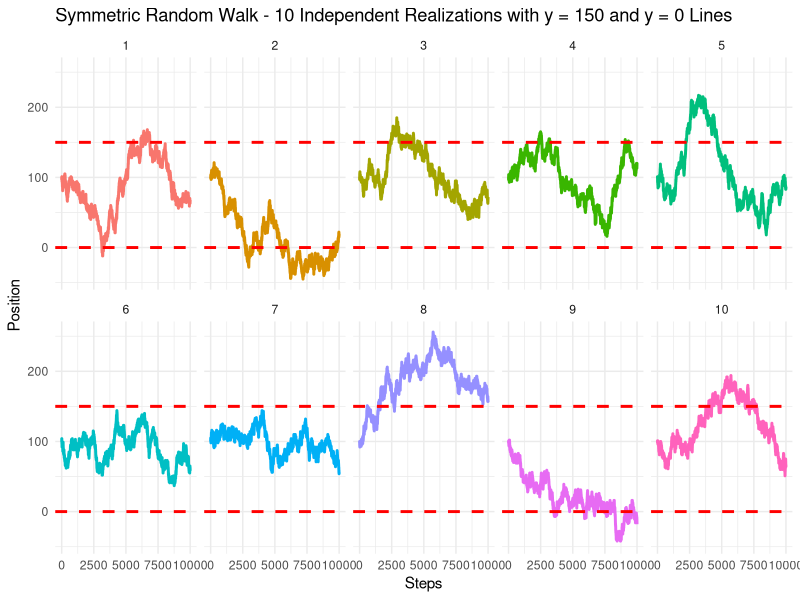

The R source for this figure:
## ---- chunk 1
# Load necessary library
library(ggplot2)

# Set seed for reproducibility
set.seed(123)

# Number of steps
n_steps <- 10000

# Starting point
start <- 100

# Number of realizations
n_realizations <- 10

# Generate data for all realizations
random_walks <- data.frame(Step = integer(), Position = numeric(), Realization = factor())

for (i in 1:n_realizations) {
  # Generate symmetric random walk steps (+1 or -1)
  steps <- sample(c(-1, 1), n_steps, replace = TRUE)
  
  # Calculate the random walk path
  random_walk <- cumsum(c(start, steps))
  
  # Create a sequence for the x-axis (steps)
  x <- 0:n_steps
  
  # Combine data into the dataframe
  random_walks <- rbind(random_walks, data.frame(Step = x, Position = random_walk, Realization = factor(i)))
}

# Plot the realizations with horizontal lines at y = 150 and y = 0
ggplot(random_walks, aes(x = Step, y = Position, color = Realization)) +
  geom_line(size = 1) +
  facet_wrap(~ Realization, ncol = 5) +  # Arrange the plots side by side in a grid
  geom_hline(yintercept = 150, color = "red", linetype = "dashed", size = 1) +  # Add y = 150 line
  geom_hline(yintercept = 0, color = "red", linetype = "dashed", size = 1) +    # Add y = 0 line
  theme_minimal() +
  labs(title = "Symmetric Random Walk - 10 Independent Realizations with y = 150 and y = 0 Lines", 
       x = "Steps", y = "Position") +
  theme(legend.position = "none")

